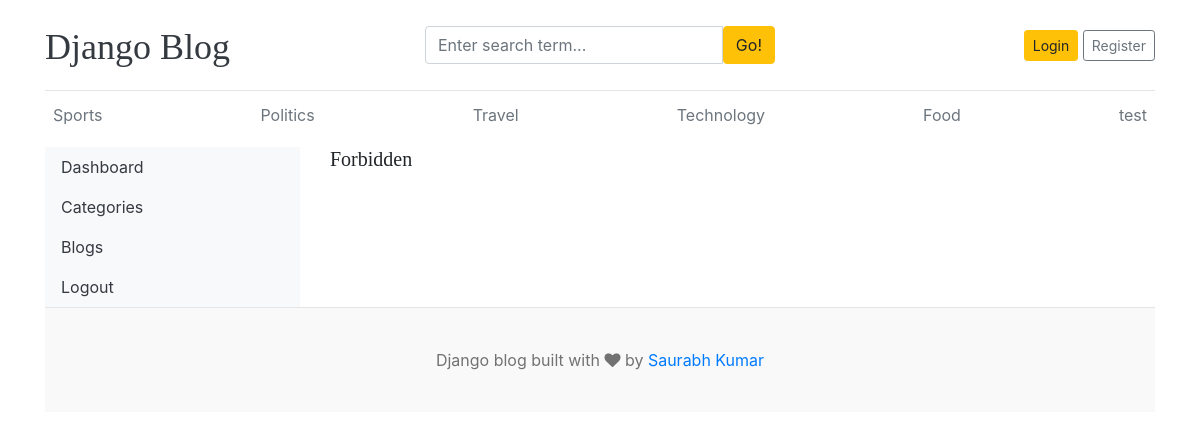
The page /dashboard/users/ on the database its author committed.
### blogs/models.py (models this page shows)
class Category(models.Model):
    category_name =models.CharField(max_length=50 , unique=True)
    created_at = models.DateTimeField(auto_now_add=True)
    updated_at = models.DateTimeField(auto_now=True)
    class Meta:
        verbose_name_plural ='categories'
    def __str__(self):
        return self.category_name

### dashboards/views.py (the view)
# urls.py: path('users/',views.users,name='users'),
def users(request):
    users= User.objects.all()
    context={
        'users':users
    }
    return render(request,'dashboard/users.html',context)

### blogs/context_processors.py (called while the page is built)
def get_categories(request):
    categories = Category.objects.all()
    return dict(categories=categories)

def get_about(request):
    about = About.objects.latest('updated')
    return dict(about=about)

def get_social(request):
    social= Social.objects.all()
    return dict(social=social)

### templates/dashboard/users.html
{% extends "base.html" %}
{% block content %}
<div class="row">
    {% include "dashboard/sidebar.html" %}
    <div class="col-md-9">
        {% if perms.auth.view_user %}
        <h2>All Users</h2>
    <a href="{% url "add_user" %} " class="btn btn-dark text-light float-right mb-2">Add New</a>
    <table class="table table-hover">
    <thead>
        <tr>
        <th >#</th>
        <th>Full Name</th>
        <th>Username</th>
        <th>Email</th>
        <th>Active</th>
        <th>Staff</th>
        <th>Superuser</th>
        <th>Action</th>
        </tr>
    </thead>
    <tbody>
        {% for user in users %}
        <tr>
        <td>{{forloop.counter}} </td>
        <td>{{user.first_name}} {{user.last_name}} </td>
        <td>{{user.username}} </td>
        <td>{{user.email}}</td>
        <td>{% if user.is_active %}<i class="fa fa-check text-success"></i>{% else %}<i class="fa fa-times text-danger"></i>{% endif %}</td>
        <td>{% if user.is_staff %}<i class="fa fa-check text-success"></i>{% else %}<i class="fa fa-times text-danger"></i>{% endif %}</td>
        <td>{% if user.is_superuser %}<i class="fa fa-check text-success"></i>{% else %}<i class="fa fa-times text-danger"></i>{% endif %}</td>
        <td>
            <a href="{% url "edit_user" user.id %}"><i class="fa fa-edit text-success"></i></a>
            &nbsp;
            <a href="{% url "delete_user" user.id %}"><i class="fa fa-trash text-danger"></i></a>
        </td>
        </tr>
        {% endfor %}
    </tbody>
    </table>
    {% else %}<h5>Forbidden</h5>
    {% endif %}
    </div>
</div>
{% endblock content %}

### templates/base.html (shortened to what this page needs)
{% load static %}
<!DOCTYPE html>
<html lang="en">
<head>
    <link href="https://getbootstrap.com/docs/4.0/dist/css/bootstrap.min.css" rel="stylesheet">
    <link href="{% static 'css/blog.css' %}" rel="stylesheet">
    <link rel="stylesheet" href="https://cdnjs.cloudflare.com/ajax/libs/font-awesome/4.7.0/css/font-awesome.min.css">
  </head>
<body>
    <div class="container">
      <header class="blog-header py-3">
        <div class="row flex-nowrap justify-content-between align-items-center">
          <div class="col-4 pt-1">
            <a class="blog-header-logo text-dark" href="/">Django Blog</a>
          </div>
          <div class= "col-4">
            <form action="{% url 'search' %}" method="GET"  >
                <div class="input-group">
                     <input class="form-control" type="text" name="keyword" value="{{ request.GET.keyword }}" placeholder="Enter search term..." aria-label="Enter search term..." aria-describedby="button-search" />
                     <button type ="submit" class="btn btn-warning" id="button-search">Go!</button>
                </div>
            </form>
          </div>
          <div class="col-4 d-flex justify-content-end align-items-center">
            {% if not user.is_authenticated %}
            <a class="btn btn-sm btn-warning" href="{% url "login" %} ">Login</a> &nbsp;
            <a class="btn btn-sm btn-outline-secondary" href="{% url 'register' %}">Register</a>
            {% else %}
            <span><a href="{% url "dashboard" %}">Dashboard</a> </span>
            &emsp;
            <span> <a href="{% url "logout" %} ">Logout</a></span>
            {% endif %}
          </div>
        </div>
      </header>
      <div class="nav-scroller py-1 mb-2">
        <nav class="nav d-flex justify-content-between">
          {% for cat in categories %}
          <a class="p-2 text-muted" href="{% url "post_by_category" cat.id %} ">{{cat}}  </a>
          {% endfor %}
        </nav>
      </div>
{% block  content %}
{% endblock %}
<footer class="blog-footer">
  <p>Django blog built with <i class="fa fa-heart" aria-hidden="true"></i> by <a href="#">Saurabh Kumar</a></p>
</footer>
</body>
</html>

### blog_main/static/css/blog.css (style rules this page uses)
.blog-header { border-bottom: 1px solid #e5e5e5; }
.blog-header-logo { font-family: "Playfair Display", Georgia, "Times New Roman", serif; font-size: 2.25rem; }
h1, h2, h3, h4, h5, h6 { font-family: "Playfair Display", Georgia, "Times New Roman", serif; }
.blog-footer { padding: 2.5rem 0; color: #727272; text-align: center; background-color: #f9f9f9; border-top: .05rem solid #e5e5e5; }
.blog-footer p:last-child { margin-bottom: 0; }

### rows shown on the page
Category: category_name "Sports"
Category: category_name "Politics"
Category: category_name "Travel"
Category: category_name "Technology"
Category: category_name "Food"
Category: category_name "test"
